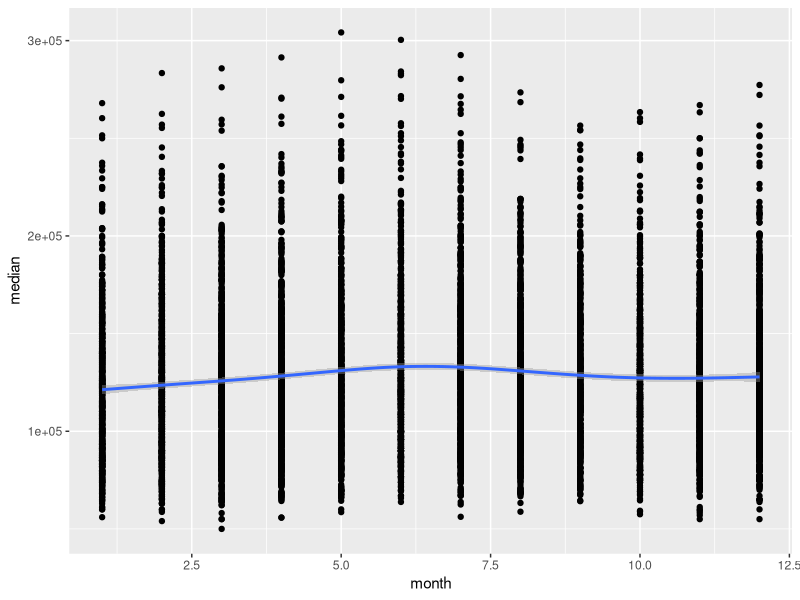
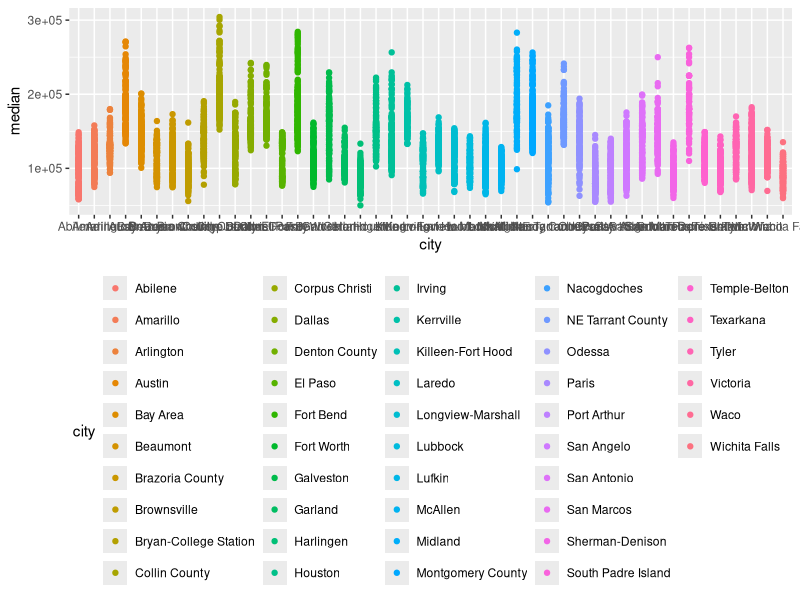

Write the R code that produced these figures, in order.
## ---- chunk 1
knitr::opts_chunk$set(echo = TRUE)
library(tidyverse)
## ---- chunk 2
# A circle with diameter 7 has a circumfrence of
7 * pi

# A circle with diameter 7 has an area of
(7 / 2)^2 * pi

# A cylinder, with a face diameter of 7 and height of 16, has a volume of 
(7 / 2)^2 * pi * 16
## ---- chunk 3
planet_counts <- table(starwars$homeworld)
starwars <- mutate(starwars, homeworld_other = ifelse(planet_counts[homeworld] == 1, "Other", homeworld))
## ---- chunk 4
ggplot(txhousing, aes(x = month, y = median)) + geom_point() + geom_smooth()
## ---- chunk 5
ggplot(txhousing, aes(x = city, y = median, color = city)) + 
  geom_point() + 
  theme(legend.position="bottom")
